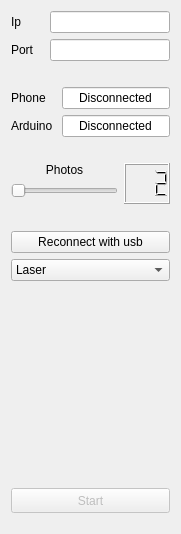
<?xml version="1.0" encoding="UTF-8"?>
<ui version="4.0">
 <class>ControlPanel</class>
 <widget class="QWidget" name="ControlPanel">
  <property name="geometry">
   <rect>
    <x>0</x>
    <y>0</y>
    <width>181</width>
    <height>534</height>
   </rect>
  </property>
  <property name="maximumSize">
   <size>
    <width>181</width>
    <height>16777215</height>
   </size>
  </property>
  <property name="windowTitle">
   <string>Form</string>
  </property>
  <layout class="QGridLayout" name="gridLayout">
   <item row="5" column="0">
    <spacer name="verticalSpacer_3">
     <property name="orientation">
      <enum>Qt::Vertical</enum>
     </property>
     <property name="sizeType">
      <enum>QSizePolicy::Preferred</enum>
     </property>
     <property name="sizeHint" stdset="0">
      <size>
       <width>20</width>
       <height>1</height>
      </size>
     </property>
    </spacer>
   </item>
   <item row="2" column="0">
    <layout class="QGridLayout" name="connectionsStatus">
     <item row="1" column="0">
      <widget class="QLabel" name="usbStatusLabel">
       <property name="text">
        <string>Arduino</string>
       </property>
      </widget>
     </item>
     <item row="1" column="1">
      <widget class="QLineEdit" name="arduinoStatusLabel">
       <property name="sizePolicy">
        <sizepolicy hsizetype="Preferred" vsizetype="Fixed">
         <horstretch>0</horstretch>
         <verstretch>0</verstretch>
        </sizepolicy>
       </property>
       <property name="text">
        <string>Disconnected</string>
       </property>
       <property name="alignment">
        <set>Qt::AlignCenter</set>
       </property>
       <property name="readOnly">
        <bool>true</bool>
       </property>
      </widget>
     </item>
     <item row="0" column="1">
      <widget class="QLineEdit" name="phoneStatusLabel">
       <property name="sizePolicy">
        <sizepolicy hsizetype="Preferred" vsizetype="Fixed">
         <horstretch>0</horstretch>
         <verstretch>0</verstretch>
        </sizepolicy>
       </property>
       <property name="minimumSize">
        <size>
         <width>100</width>
         <height>0</height>
        </size>
       </property>
       <property name="inputMask">
        <string/>
       </property>
       <property name="text">
        <string>Disconnected</string>
       </property>
       <property name="alignment">
        <set>Qt::AlignCenter</set>
       </property>
       <property name="readOnly">
        <bool>true</bool>
       </property>
      </widget>
     </item>
     <item row="0" column="0">
      <widget class="QLabel" name="wifiStatusLabel">
       <property name="text">
        <string>Phone</string>
       </property>
      </widget>
     </item>
    </layout>
   </item>
   <item row="10" column="0">
    <spacer name="verticalSpacer_5">
     <property name="orientation">
      <enum>Qt::Vertical</enum>
     </property>
     <property name="sizeType">
      <enum>QSizePolicy::Expanding</enum>
     </property>
     <property name="sizeHint" stdset="0">
      <size>
       <width>20</width>
       <height>40</height>
      </size>
     </property>
    </spacer>
   </item>
   <item row="11" column="0">
    <layout class="QGridLayout" name="startAndStop">
     <item row="0" column="0">
      <widget class="QPushButton" name="start_stop">
       <property name="enabled">
        <bool>false</bool>
       </property>
       <property name="sizePolicy">
        <sizepolicy hsizetype="Preferred" vsizetype="Fixed">
         <horstretch>0</horstretch>
         <verstretch>0</verstretch>
        </sizepolicy>
       </property>
       <property name="minimumSize">
        <size>
         <width>125</width>
         <height>25</height>
        </size>
       </property>
       <property name="maximumSize">
        <size>
         <width>161</width>
         <height>25</height>
        </size>
       </property>
       <property name="text">
        <string>Start</string>
       </property>
      </widget>
     </item>
    </layout>
   </item>
   <item row="1" column="0">
    <spacer name="verticalSpacer">
     <property name="orientation">
      <enum>Qt::Vertical</enum>
     </property>
     <property name="sizeType">
      <enum>QSizePolicy::Preferred</enum>
     </property>
     <property name="sizeHint" stdset="0">
      <size>
       <width>20</width>
       <height>20</height>
      </size>
     </property>
    </spacer>
   </item>
   <item row="6" column="0">
    <layout class="QGridLayout" name="thresholdLayout"/>
   </item>
   <item row="7" column="0">
    <spacer name="verticalSpacer_4">
     <property name="orientation">
      <enum>Qt::Vertical</enum>
     </property>
     <property name="sizeType">
      <enum>QSizePolicy::Preferred</enum>
     </property>
     <property name="sizeHint" stdset="0">
      <size>
       <width>20</width>
       <height>20</height>
      </size>
     </property>
    </spacer>
   </item>
   <item row="8" column="0">
    <layout class="QGridLayout" name="other">
     <item row="0" column="0">
      <widget class="QPushButton" name="reconnectWithUsb">
       <property name="sizePolicy">
        <sizepolicy hsizetype="Preferred" vsizetype="Fixed">
         <horstretch>0</horstretch>
         <verstretch>0</verstretch>
        </sizepolicy>
       </property>
       <property name="text">
        <string>Reconnect with usb</string>
       </property>
      </widget>
     </item>
    </layout>
   </item>
   <item row="0" column="0">
    <layout class="QGridLayout" name="wifiAddress">
     <property name="sizeConstraint">
      <enum>QLayout::SetFixedSize</enum>
     </property>
     <item row="1" column="0">
      <widget class="QLabel" name="portLabel">
       <property name="text">
        <string>Port</string>
       </property>
      </widget>
     </item>
     <item row="0" column="0">
      <widget class="QLabel" name="ipLabel">
       <property name="text">
        <string>Ip</string>
       </property>
      </widget>
     </item>
     <item row="1" column="1">
      <widget class="QLineEdit" name="portNumber">
       <property name="sizePolicy">
        <sizepolicy hsizetype="Preferred" vsizetype="Fixed">
         <horstretch>0</horstretch>
         <verstretch>0</verstretch>
        </sizepolicy>
       </property>
       <property name="minimumSize">
        <size>
         <width>120</width>
         <height>0</height>
        </size>
       </property>
       <property name="alignment">
        <set>Qt::AlignCenter</set>
       </property>
       <property name="readOnly">
        <bool>true</bool>
       </property>
      </widget>
     </item>
     <item row="0" column="1">
      <widget class="QLineEdit" name="ipAddress">
       <property name="enabled">
        <bool>true</bool>
       </property>
       <property name="sizePolicy">
        <sizepolicy hsizetype="Preferred" vsizetype="Fixed">
         <horstretch>0</horstretch>
         <verstretch>0</verstretch>
        </sizepolicy>
       </property>
       <property name="minimumSize">
        <size>
         <width>120</width>
         <height>0</height>
        </size>
       </property>
       <property name="layoutDirection">
        <enum>Qt::LeftToRight</enum>
       </property>
       <property name="alignment">
        <set>Qt::AlignCenter</set>
       </property>
       <property name="readOnly">
        <bool>true</bool>
       </property>
      </widget>
     </item>
    </layout>
   </item>
   <item row="3" column="0">
    <spacer name="verticalSpacer_2">
     <property name="orientation">
      <enum>Qt::Vertical</enum>
     </property>
     <property name="sizeType">
      <enum>QSizePolicy::Preferred</enum>
     </property>
     <property name="sizeHint" stdset="0">
      <size>
       <width>20</width>
       <height>20</height>
      </size>
     </property>
    </spacer>
   </item>
   <item row="4" column="0">
    <layout class="QGridLayout" name="photos">
     <item row="0" column="0">
      <widget class="QLabel" name="photosLabel">
       <property name="sizePolicy">
        <sizepolicy hsizetype="Preferred" vsizetype="Fixed">
         <horstretch>0</horstretch>
         <verstretch>0</verstretch>
        </sizepolicy>
       </property>
       <property name="text">
        <string>Photos</string>
       </property>
       <property name="alignment">
        <set>Qt::AlignCenter</set>
       </property>
      </widget>
     </item>
     <item row="0" column="2" rowspan="3">
      <widget class="QLCDNumber" name="photosLCD">
       <property name="sizePolicy">
        <sizepolicy hsizetype="Fixed" vsizetype="Preferred">
         <horstretch>0</horstretch>
         <verstretch>0</verstretch>
        </sizepolicy>
       </property>
       <property name="digitCount">
        <number>3</number>
       </property>
       <property name="value" stdset="0">
        <double>2.000000000000000</double>
       </property>
      </widget>
     </item>
     <item row="1" column="0">
      <widget class="QSlider" name="photosSlider">
       <property name="enabled">
        <bool>false</bool>
       </property>
       <property name="sizePolicy">
        <sizepolicy hsizetype="Preferred" vsizetype="Fixed">
         <horstretch>0</horstretch>
         <verstretch>0</verstretch>
        </sizepolicy>
       </property>
       <property name="minimum">
        <number>0</number>
       </property>
       <property name="maximum">
        <number>8</number>
       </property>
       <property name="value">
        <number>0</number>
       </property>
       <property name="orientation">
        <enum>Qt::Horizontal</enum>
       </property>
      </widget>
     </item>
    </layout>
   </item>
   <item row="12" column="0">
    <spacer name="verticalSpacer_6">
     <property name="orientation">
      <enum>Qt::Vertical</enum>
     </property>
     <property name="sizeType">
      <enum>QSizePolicy::Preferred</enum>
     </property>
     <property name="sizeHint" stdset="0">
      <size>
       <width>20</width>
       <height>10</height>
      </size>
     </property>
    </spacer>
   </item>
   <item row="9" column="0">
    <widget class="QComboBox" name="scanningMethod">
     <item>
      <property name="text">
       <string>Laser</string>
      </property>
     </item>
     <item>
      <property name="text">
       <string>Photogrammetry</string>
      </property>
     </item>
    </widget>
   </item>
  </layout>
 </widget>
 <resources/>
 <connections/>
</ui>
